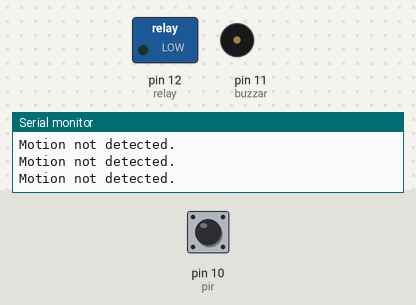
This sketch was run on a simulated Arduino Uno, built with avr-gcc and run on an emulated ATmega328P. Shown: switched loads named in the sketch (green lamp = pin HIGH), buzzer (waves = sounding, pin HIGH), the last lines printed to the serial monitor. Dashed ring = blinking. The test bench sets the inputs (shaded band); at power-on: pin 10 (pir) LOW.

Above: at 1.2 s.
1.3 s: pin 10 (pir) driven HIGH
At 2.5 s:
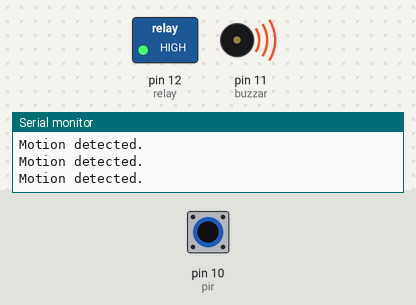
2.8 s: pin 10 (pir) driven LOW
At 3.8 s:
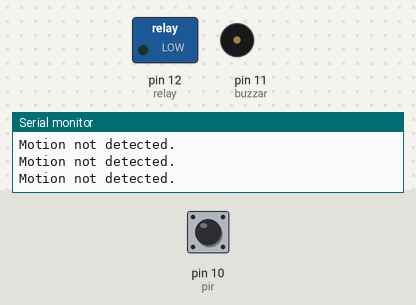
5.8 s: pin 10 (pir) pulsed HIGH 2 times (0.12 s each, 0.3 s apart)
At 5.88 s:
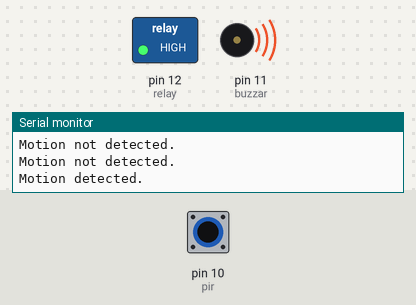
9.4 s: pin 10 (pir) pulsed HIGH 5 times (0.12 s each, 0.3 s apart)
At 11.1 s:
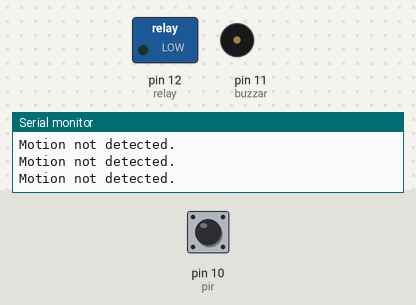
Timing chart, 0 to 12.6 s (numbered marks = the images above; inputs shaded):
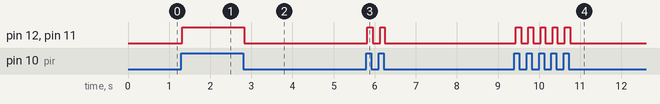

The sketch:

oject_Motion_sensor_Light_bulb_with_buzzar_by_Arduino_uno_R3.ino
```cpp
// C++ code
//
int pir=10;
int relay=12;
int buzzar=11;
void setup()
{
  Serial.begin(9600);
  pinMode(pir,INPUT);
  pinMode(relay,OUTPUT);
  pinMode(buzzar,OUTPUT);

}
  void loop()
  {
    if(digitalRead(pir)==HIGH)
    {
      Serial.println("Motion detected.");
      digitalWrite(relay,HIGH);
      digitalWrite(buzzar,HIGH);

    }
    else
    {
      Serial.println("Motion not detected.");
      digitalWrite(relay,LOW);
      digitalWrite(buzzar,LOW);
    }
  }
```

Measured:
- after the input at 1.3 s, pin 12 (relay), pin 11 (buzzar): LOW → HIGH at once
- after the input at 2.8 s, pin 12 (relay), pin 11 (buzzar): HIGH → LOW at once
- after the input at 5.8 s, pin 12 (relay), pin 11 (buzzar): alternates HIGH for 0.13 s and LOW for 0.18 s, 4 changes in all, then stays LOW, starting at once
- after the input at 9.4 s, pin 12 (relay), pin 11 (buzzar): alternates HIGH for 0.12 s and LOW for 0.18 s, 10 changes in all, then stays LOW, starting at once
